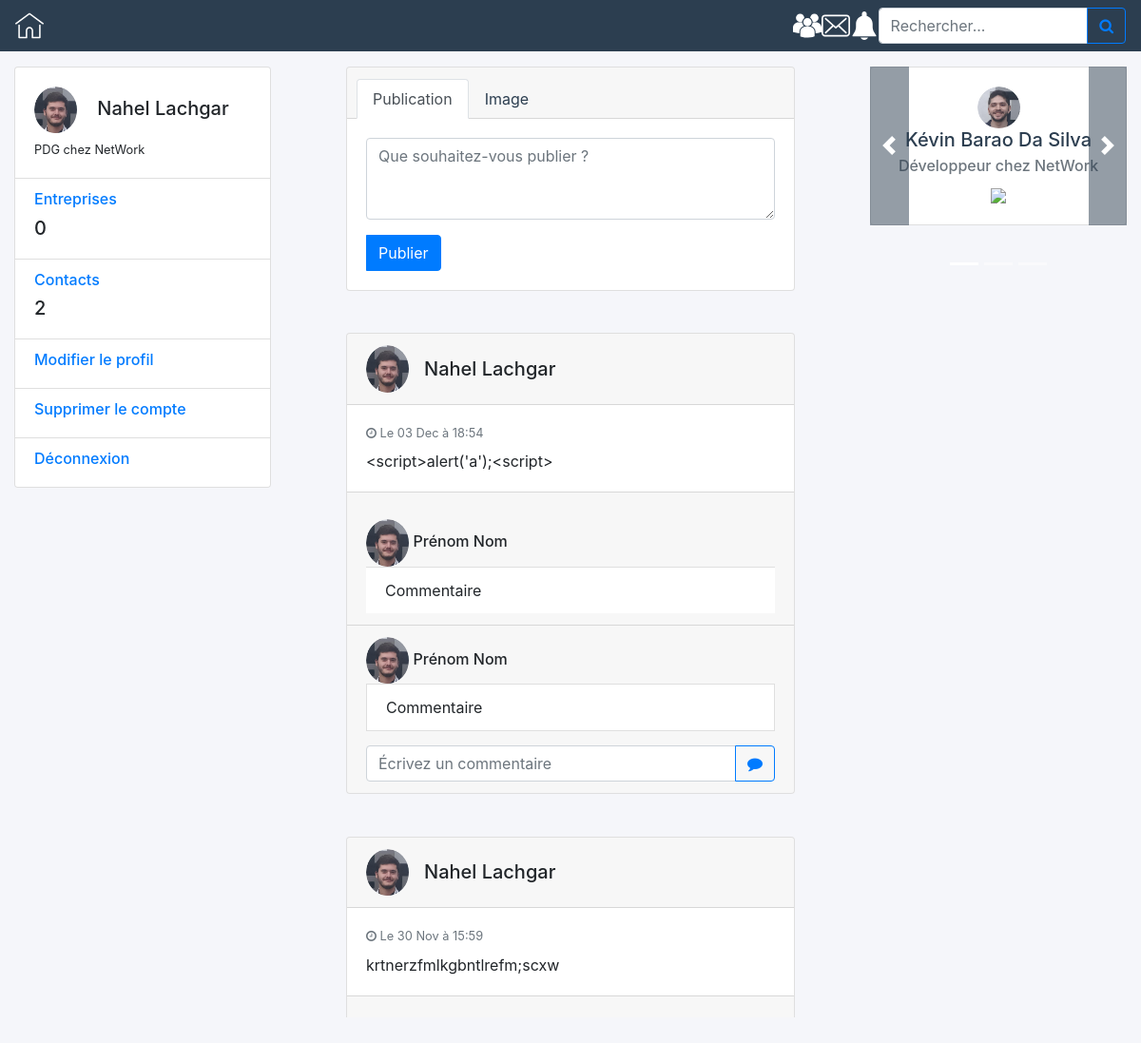
/index.php?action=home (signed in), run on the app's committed database.
### tables this page shows
CREATE TABLE IF NOT EXISTS `users` (
  `id` INT NOT NULL AUTO_INCREMENT,
  `lastName` VARCHAR(45) NULL,
  `name` VARCHAR(45) NOT NULL,
  `email` VARCHAR(45) NOT NULL,
  `phone` VARCHAR(10) NULL,
  `photo` VARCHAR(255) NULL,
  `password` VARCHAR(256) NOT NULL,
  `status` ENUM('company', 'employee') NOT NULL,
  `job` VARCHAR(45) NULL,
  `company` VARCHAR(45) NULL,
  `town` VARCHAR(45) NULL,
  `active` ENUM('activated', 'disabled') NOT NULL,
  PRIMARY KEY (`id`),
  UNIQUE INDEX `id_UNIQUE` (`id` ASC) ,
  UNIQUE INDEX `mail_UNIQUE` (`email` ASC) );

CREATE TABLE IF NOT EXISTS `publications` (
  `id` INT NOT NULL AUTO_INCREMENT,
  `content` VARCHAR(255) NULL,
  `postDate` DATETIME NULL,
  `type` ENUM('text', 'image') NOT NULL,
  PRIMARY KEY (`id`),
  UNIQUE INDEX `id_UNIQUE` (`id` ASC) );

### view/homeViewEmployee.php (the view, shortened to what the rows shown need)
    <div class="container-fluid gedf-wrapper">
        <div class="row">
            <div class="col-md-3">
                <div class="card">
                    <div class="card-body">
<?php
if($_SESSION['state']=='activated') {
    echo "<div class='h5'>";
}
else {
    echo "<div class='h5' style='color:#798081;'>";
}
?>
                        <img class="rounded-circle" width="45" src="./img/profile/<?= $profile['photo'] ?>" alt="Photo de profil">&nbsp&nbsp&nbsp
                        <?= $profile['name'] . ' ' . $profile['lastName'] ?></div>
                        <div class="h7">
                            <?= $profile['job'] . ' chez ' . $profile['company'] ?>
                        </div>
                    </div>
                </div>
            </div>
            <div class="col-md-6 gedf-main">
<?php
if($_SESSION['state']=='activated') {
?>
        <div style="overflow: scroll; height:1000px" class="posts">
                <div>
                    <?php
                    if (isset($contactsPosts)) {
                        if ($contactsPosts > 1) {
                            for ($i = 0; $i < count($contactsPosts); $i++) :
                            ?>
                            <div class="card gedf-card">
                                <div class="card-header">
                                    <div class="d-flex justify-content-between align-items-center">
                                        <div class="d-flex justify-content-between align-items-center">
                                            <?php if ($contactsPosts[$i]['contactId'] !== $_SESSION['id']) : ?>
                                                <div class="mr-2">
                                                    <img class="rounded-circle" width="45px" src="./img/profile/<?= $contactsPosts[$i]['photo'] ?>" alt="photo de profil">
                                                </div>
                                            <?php else : ?>
                                                <div class="mr-2">
                                                    <img class="rounded-circle" width="45px" src="./img/profile/<?= $profile['photo'] ?>" alt="photo de profil">
                                                </div>
                                            <?php endif ?>
                                            <div class="ml-2">
                                            <?php if ($contactsPosts[$i]['contactId'] !== $_SESSION['id']) : ?>
                                                <form action="index.php?action=profilePage" method="POST">
                                            <input type="hidden" name="contactId" value="<?= $contactsPosts[$i]['id'] ?>">
                                                    <input type="hidden" name="token" value="0">
                                                    <div class="h5 m-0"><button style="color:black;font-size:1.1em;text-decoration:none" type="submit" class="btn btn-link"><?= $contactsPosts[$i]['name'] . ' ' . $contactsPosts[$i]['lastName'] ?></button></div>
                                                </form>
                                            <?php else : ?>
                                                <div class="h5 m-0"><?= $contactsPosts[$i]['name'] . ' ' . $contactsPosts[$i]['lastName'] ?></div>
                                            <?php endif ?>
                                            </div>
                                        </div>
                                    </div>
                                </div>
                                <div class="card-body">
                                    <div class="text-muted h7 mb-2"> <i class="fa fa-clock-o"></i> <?= strftime("Le %d %b à %R", strtotime($contactsPosts[$i]['postDate'])) ?></div>
                                    <div class="card-text">
                                        <?php if ($contactsPosts[$i]['type'] == "text") : ?>
                                            <?= $contactsPosts[$i]['content'] ?>
                                        <?php endif ?>
                                    </div>
                                </div>
                                <div class="card-footer">
                                <p>
                                    <ul style="display:inline" class="list-group list-group-flush">
                                        <li style="list-style:none">
                                            <img class="rounded-circle" width="45px" src="./img/profile/<?= $profile['photo'] ?>" alt="photo de profil">
                                            <span class="h6 m-0">Prénom Nom</span>
                                            <li class="list-group-item">Commentaire</li>
                                        </li>
                                </div>
                                <div class="card-footer">
                                    <li style="list-style:none">
                                        <img class="rounded-circle" width="45px" src="./img/profile/<?= $profile['photo'] ?>" alt="photo de profil">
                                        <span class="h6 m-0">Prénom Nom</span>
                                        <li class="list-group-item">Commentaire</li>
                                    </li>
                                <form action="index.php?action=comment" method="post">
                                    <div class="input-group">
                                        <input type="text" name="comment" placeholder="Écrivez un commentaire" class="form-control"  aria-describedby="button-addon2">
                                        <div class="input-group-append">
                                        <button class="btn btn-outline-primary" type="submit"  id="button-addon2">
                                            <i class="fa fa-comment"></i>
                                        </button>
                                </form>
                        </div>
                        </div>
                                </div>
                            </div>
                            <?php
                            endfor;
                        } else {
                            echo "abcd";
                        }
                    } else {
                        echo ("Vous n'avez aucune publication a afficher");
                    }
                    ?>
<?php
}
else {
    echo "<br/><center>Votre compte est désactivé. Vous devez le réactiver pour pouvoir accéder à cette fonctionnalité.</center>";
}
?>
    <?php
    require_once('view/template.php');
    ?>

### data on the page
users: photo (picture), name "Nahel", lastName "Lachgar", job "PDG", company "NetWork", publications.postDate "Le 03 Dec à 18:54", publications.content "<script>alert('a');<script>", publications.postDate "Le 30 Nov à 15:59", publications.content "krtnerzfmlkgbntlrefm;scxw"

### other printed values
$followedCompaniesNb "0"
$contactsNb "2"
$employeesSuggests[0]['name'] "Kévin"
$employeesSuggests[0]['lastName'] "Barao Da Silva"
$employeesSuggests[0]['job'] "Développeur"
$employeesSuggests[0]['company'] "NetWork"
